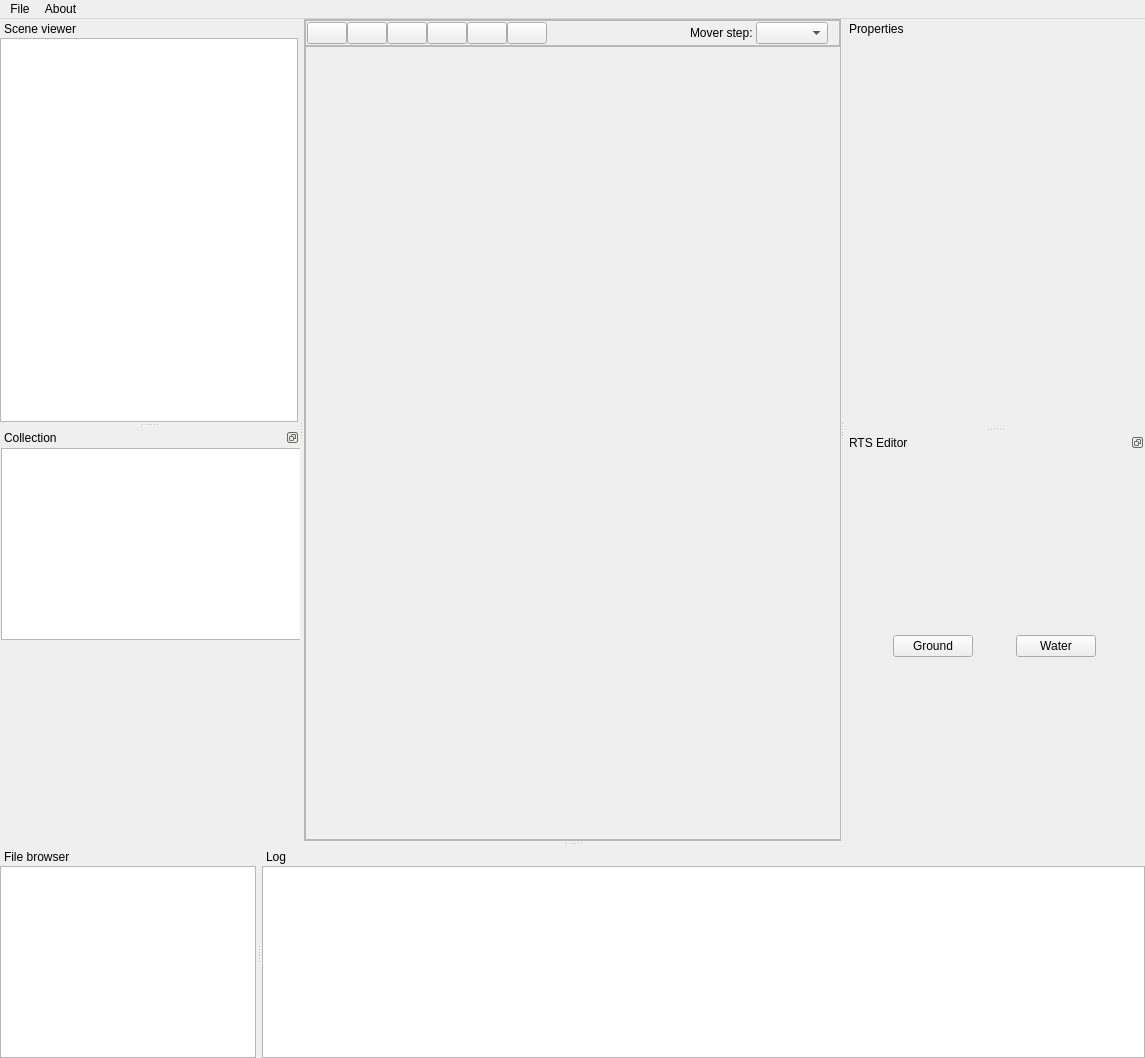
<?xml version="1.0" encoding="UTF-8"?>
<ui version="4.0">
 <class>EditorUIFrameClass</class>
 <widget class="QMainWindow" name="EditorUIFrameClass">
  <property name="geometry">
   <rect>
    <x>0</x>
    <y>0</y>
    <width>1145</width>
    <height>1058</height>
   </rect>
  </property>
  <property name="minimumSize">
   <size>
    <width>640</width>
    <height>480</height>
   </size>
  </property>
  <property name="windowTitle">
   <string>Zenon Engine Editor</string>
  </property>
  <property name="documentMode">
   <bool>true</bool>
  </property>
  <widget class="QWidget" name="EditorWidget">
   <property name="sizePolicy">
    <sizepolicy hsizetype="Preferred" vsizetype="Preferred">
     <horstretch>0</horstretch>
     <verstretch>0</verstretch>
    </sizepolicy>
   </property>
   <property name="styleSheet">
    <string notr="true"/>
   </property>
   <layout class="QHBoxLayout" name="horizontalLayout_4">
    <property name="spacing">
     <number>0</number>
    </property>
    <property name="leftMargin">
     <number>0</number>
    </property>
    <property name="topMargin">
     <number>0</number>
    </property>
    <property name="rightMargin">
     <number>0</number>
    </property>
    <property name="bottomMargin">
     <number>0</number>
    </property>
    <item>
     <widget class="QFrame" name="frame">
      <property name="sizePolicy">
       <sizepolicy hsizetype="Preferred" vsizetype="Preferred">
        <horstretch>0</horstretch>
        <verstretch>0</verstretch>
       </sizepolicy>
      </property>
      <property name="frameShape">
       <enum>QFrame::StyledPanel</enum>
      </property>
      <property name="frameShadow">
       <enum>QFrame::Raised</enum>
      </property>
      <layout class="QGridLayout" name="gridLayout_2">
       <property name="leftMargin">
        <number>0</number>
       </property>
       <property name="topMargin">
        <number>0</number>
       </property>
       <property name="rightMargin">
        <number>0</number>
       </property>
       <property name="bottomMargin">
        <number>0</number>
       </property>
       <property name="spacing">
        <number>0</number>
       </property>
       <item row="0" column="0">
        <widget class="QFrame" name="frame_3">
         <property name="sizePolicy">
          <sizepolicy hsizetype="Preferred" vsizetype="Maximum">
           <horstretch>0</horstretch>
           <verstretch>0</verstretch>
          </sizepolicy>
         </property>
         <property name="frameShape">
          <enum>QFrame::StyledPanel</enum>
         </property>
         <property name="frameShadow">
          <enum>QFrame::Raised</enum>
         </property>
         <layout class="QHBoxLayout" name="horizontalLayout_6">
          <property name="spacing">
           <number>0</number>
          </property>
          <property name="leftMargin">
           <number>1</number>
          </property>
          <property name="topMargin">
           <number>1</number>
          </property>
          <property name="rightMargin">
           <number>1</number>
          </property>
          <property name="bottomMargin">
           <number>1</number>
          </property>
          <item>
           <widget class="QPushButton" name="editorToolSelectorBtn">
            <property name="text">
             <string/>
            </property>
            <property name="icon">
             <iconset resource="EditorUIFrame.qrc">
              <normaloff>:/MainEditor/Resources/Icons/select.png</normaloff>:/MainEditor/Resources/Icons/select.png</iconset>
            </property>
            <property name="iconSize">
             <size>
              <width>32</width>
              <height>32</height>
             </size>
            </property>
            <property name="checkable">
             <bool>true</bool>
            </property>
           </widget>
          </item>
          <item>
           <widget class="QPushButton" name="editorToolMoverBtn">
            <property name="text">
             <string/>
            </property>
            <property name="icon">
             <iconset resource="EditorUIFrame.qrc">
              <normaloff>:/MainEditor/Resources/Icons/translate.png</normaloff>:/MainEditor/Resources/Icons/translate.png</iconset>
            </property>
            <property name="iconSize">
             <size>
              <width>32</width>
              <height>32</height>
             </size>
            </property>
            <property name="checkable">
             <bool>true</bool>
            </property>
           </widget>
          </item>
          <item>
           <widget class="QPushButton" name="editorToolRotatorBtn">
            <property name="text">
             <string/>
            </property>
            <property name="icon">
             <iconset resource="EditorUIFrame.qrc">
              <normaloff>:/MainEditor/Resources/Icons/rotate.png</normaloff>:/MainEditor/Resources/Icons/rotate.png</iconset>
            </property>
            <property name="iconSize">
             <size>
              <width>32</width>
              <height>32</height>
             </size>
            </property>
            <property name="checkable">
             <bool>true</bool>
            </property>
           </widget>
          </item>
          <item>
           <widget class="QPushButton" name="editorToolScalerBtn">
            <property name="text">
             <string/>
            </property>
            <property name="icon">
             <iconset resource="EditorUIFrame.qrc">
              <normaloff>:/MainEditor/Resources/Icons/scale.png</normaloff>:/MainEditor/Resources/Icons/scale.png</iconset>
            </property>
            <property name="iconSize">
             <size>
              <width>32</width>
              <height>32</height>
             </size>
            </property>
            <property name="checkable">
             <bool>true</bool>
            </property>
           </widget>
          </item>
          <item>
           <widget class="QPushButton" name="editorToolMoverRTSBtn">
            <property name="text">
             <string/>
            </property>
            <property name="icon">
             <iconset resource="EditorUIFrame.qrc">
              <normaloff>:/MainEditor/Resources/Icons/translateRTS.png</normaloff>:/MainEditor/Resources/Icons/translateRTS.png</iconset>
            </property>
            <property name="iconSize">
             <size>
              <width>32</width>
              <height>32</height>
             </size>
            </property>
            <property name="checkable">
             <bool>true</bool>
            </property>
           </widget>
          </item>
          <item>
           <widget class="QPushButton" name="editorToolRotatorRTSBtn">
            <property name="text">
             <string/>
            </property>
            <property name="icon">
             <iconset resource="EditorUIFrame.qrc">
              <normaloff>:/MainEditor/Resources/Icons/rotateRTS.png</normaloff>:/MainEditor/Resources/Icons/rotateRTS.png</iconset>
            </property>
            <property name="iconSize">
             <size>
              <width>32</width>
              <height>32</height>
             </size>
            </property>
            <property name="checkable">
             <bool>true</bool>
            </property>
           </widget>
          </item>
          <item>
           <spacer name="horizontalSpacer_6">
            <property name="orientation">
             <enum>Qt::Horizontal</enum>
            </property>
            <property name="sizeType">
             <enum>QSizePolicy::Expanding</enum>
            </property>
            <property name="sizeHint" stdset="0">
             <size>
              <width>10</width>
              <height>20</height>
             </size>
            </property>
           </spacer>
          </item>
          <item>
           <widget class="QLabel" name="label">
            <property name="text">
             <string>Mover step: </string>
            </property>
           </widget>
          </item>
          <item>
           <widget class="QComboBox" name="Editor3DFrame_MoverStep">
            <property name="maxCount">
             <number>10</number>
            </property>
           </widget>
          </item>
          <item>
           <spacer name="horizontalSpacer_2">
            <property name="orientation">
             <enum>Qt::Horizontal</enum>
            </property>
            <property name="sizeType">
             <enum>QSizePolicy::Fixed</enum>
            </property>
            <property name="sizeHint" stdset="0">
             <size>
              <width>10</width>
              <height>20</height>
             </size>
            </property>
           </spacer>
          </item>
         </layout>
        </widget>
       </item>
       <item row="1" column="0">
        <widget class="QFrame" name="frame_4">
         <property name="enabled">
          <bool>true</bool>
         </property>
         <property name="sizePolicy">
          <sizepolicy hsizetype="Maximum" vsizetype="Maximum">
           <horstretch>0</horstretch>
           <verstretch>0</verstretch>
          </sizepolicy>
         </property>
         <property name="minimumSize">
          <size>
           <width>1024</width>
           <height>768</height>
          </size>
         </property>
         <property name="maximumSize">
          <size>
           <width>2560</width>
           <height>1440</height>
          </size>
         </property>
         <property name="frameShape">
          <enum>QFrame::StyledPanel</enum>
         </property>
         <property name="frameShadow">
          <enum>QFrame::Raised</enum>
         </property>
         <layout class="QVBoxLayout" name="verticalLayout" stretch="0">
          <property name="spacing">
           <number>0</number>
          </property>
          <property name="leftMargin">
           <number>1</number>
          </property>
          <property name="topMargin">
           <number>1</number>
          </property>
          <property name="rightMargin">
           <number>1</number>
          </property>
          <property name="bottomMargin">
           <number>1</number>
          </property>
          <item>
           <widget class="ZenonWindow3D" name="MainEditor3D" native="true">
            <property name="sizePolicy">
             <sizepolicy hsizetype="Maximum" vsizetype="Maximum">
              <horstretch>0</horstretch>
              <verstretch>0</verstretch>
             </sizepolicy>
            </property>
            <property name="minimumSize">
             <size>
              <width>600</width>
              <height>480</height>
             </size>
            </property>
            <property name="maximumSize">
             <size>
              <width>2560</width>
              <height>1440</height>
             </size>
            </property>
            <property name="mouseTracking">
             <bool>true</bool>
            </property>
            <property name="acceptDrops">
             <bool>true</bool>
            </property>
           </widget>
          </item>
         </layout>
        </widget>
       </item>
      </layout>
     </widget>
    </item>
   </layout>
  </widget>
  <widget class="QMenuBar" name="menuBar">
   <property name="geometry">
    <rect>
     <x>0</x>
     <y>0</y>
     <width>1145</width>
     <height>26</height>
    </rect>
   </property>
   <widget class="QMenu" name="menuFile">
    <property name="title">
     <string>File</string>
    </property>
    <addaction name="actionNew_Scene"/>
    <addaction name="actionOpen_Scene"/>
    <addaction name="actionSave_Scene"/>
    <addaction name="actionClose_Scene"/>
    <addaction name="separator"/>
    <addaction name="actionExit"/>
   </widget>
   <widget class="QMenu" name="menuAbout">
    <property name="title">
     <string>About</string>
    </property>
    <addaction name="actionAbout_ZenonEngine"/>
   </widget>
   <addaction name="menuFile"/>
   <addaction name="menuAbout"/>
  </widget>
  <widget class="QDockWidget" name="DockerProperties">
   <property name="sizePolicy">
    <sizepolicy hsizetype="Maximum" vsizetype="Maximum">
     <horstretch>0</horstretch>
     <verstretch>0</verstretch>
    </sizepolicy>
   </property>
   <property name="minimumSize">
    <size>
     <width>300</width>
     <height>226</height>
    </size>
   </property>
   <property name="autoFillBackground">
    <bool>false</bool>
   </property>
   <property name="features">
    <set>QDockWidget::DockWidgetMovable</set>
   </property>
   <property name="windowTitle">
    <string>Properties</string>
   </property>
   <attribute name="dockWidgetArea">
    <number>2</number>
   </attribute>
   <widget class="QWidget" name="DockerPropertiesContent">
    <layout class="QHBoxLayout" name="horizontalLayout_2">
     <property name="spacing">
      <number>0</number>
     </property>
     <property name="leftMargin">
      <number>0</number>
     </property>
     <property name="topMargin">
      <number>0</number>
     </property>
     <property name="rightMargin">
      <number>0</number>
     </property>
     <property name="bottomMargin">
      <number>0</number>
     </property>
     <item>
      <widget class="QtnPropertyWidget" name="PropertyEditor" native="true">
       <property name="sizePolicy">
        <sizepolicy hsizetype="Maximum" vsizetype="Maximum">
         <horstretch>0</horstretch>
         <verstretch>0</verstretch>
        </sizepolicy>
       </property>
       <property name="minimumSize">
        <size>
         <width>300</width>
         <height>200</height>
        </size>
       </property>
       <property name="maximumSize">
        <size>
         <width>1000</width>
         <height>1000</height>
        </size>
       </property>
      </widget>
     </item>
    </layout>
   </widget>
  </widget>
  <widget class="QDockWidget" name="DockerSceneTreeViewer">
   <property name="sizePolicy">
    <sizepolicy hsizetype="Maximum" vsizetype="Maximum">
     <horstretch>0</horstretch>
     <verstretch>0</verstretch>
    </sizepolicy>
   </property>
   <property name="minimumSize">
    <size>
     <width>250</width>
     <height>250</height>
    </size>
   </property>
   <property name="autoFillBackground">
    <bool>false</bool>
   </property>
   <property name="features">
    <set>QDockWidget::DockWidgetMovable</set>
   </property>
   <property name="windowTitle">
    <string>Scene viewer</string>
   </property>
   <attribute name="dockWidgetArea">
    <number>1</number>
   </attribute>
   <widget class="QWidget" name="DockerSceneTreeViewerContent">
    <property name="sizePolicy">
     <sizepolicy hsizetype="Preferred" vsizetype="Preferred">
      <horstretch>0</horstretch>
      <verstretch>0</verstretch>
     </sizepolicy>
    </property>
    <property name="styleSheet">
     <string notr="true"/>
    </property>
    <layout class="QHBoxLayout" name="horizontalLayout">
     <property name="spacing">
      <number>0</number>
     </property>
     <property name="leftMargin">
      <number>0</number>
     </property>
     <property name="topMargin">
      <number>0</number>
     </property>
     <property name="rightMargin">
      <number>0</number>
     </property>
     <property name="bottomMargin">
      <number>0</number>
     </property>
     <item>
      <widget class="ZenonTreeViewWidget" name="SceneViewer">
       <property name="enabled">
        <bool>true</bool>
       </property>
       <property name="sizePolicy">
        <sizepolicy hsizetype="Preferred" vsizetype="Preferred">
         <horstretch>0</horstretch>
         <verstretch>0</verstretch>
        </sizepolicy>
       </property>
       <property name="selectionMode">
        <enum>QAbstractItemView::ExtendedSelection</enum>
       </property>
       <property name="selectionBehavior">
        <enum>QAbstractItemView::SelectItems</enum>
       </property>
       <property name="verticalScrollMode">
        <enum>QAbstractItemView::ScrollPerPixel</enum>
       </property>
       <property name="indentation">
        <number>20</number>
       </property>
       <property name="rootIsDecorated">
        <bool>false</bool>
       </property>
       <attribute name="headerVisible">
        <bool>false</bool>
       </attribute>
      </widget>
     </item>
    </layout>
   </widget>
  </widget>
  <widget class="QDockWidget" name="DockerFileBrowser">
   <property name="sizePolicy">
    <sizepolicy hsizetype="Maximum" vsizetype="Maximum">
     <horstretch>0</horstretch>
     <verstretch>0</verstretch>
    </sizepolicy>
   </property>
   <property name="minimumSize">
    <size>
     <width>250</width>
     <height>113</height>
    </size>
   </property>
   <property name="features">
    <set>QDockWidget::DockWidgetMovable</set>
   </property>
   <property name="windowTitle">
    <string>File browser</string>
   </property>
   <attribute name="dockWidgetArea">
    <number>8</number>
   </attribute>
   <widget class="QWidget" name="DockerFileBrowserContent">
    <layout class="QHBoxLayout" name="horizontalLayout_5">
     <property name="spacing">
      <number>0</number>
     </property>
     <property name="leftMargin">
      <number>0</number>
     </property>
     <property name="topMargin">
      <number>0</number>
     </property>
     <property name="rightMargin">
      <number>0</number>
     </property>
     <property name="bottomMargin">
      <number>0</number>
     </property>
     <item>
      <widget class="QTreeView" name="FSTreeViewer"/>
     </item>
    </layout>
   </widget>
  </widget>
  <widget class="QDockWidget" name="DockerLogViewer">
   <property name="minimumSize">
    <size>
     <width>250</width>
     <height>100</height>
    </size>
   </property>
   <property name="features">
    <set>QDockWidget::DockWidgetMovable</set>
   </property>
   <property name="allowedAreas">
    <set>Qt::BottomDockWidgetArea</set>
   </property>
   <property name="windowTitle">
    <string>Log</string>
   </property>
   <attribute name="dockWidgetArea">
    <number>8</number>
   </attribute>
   <widget class="QWidget" name="DockerLogContent">
    <layout class="QHBoxLayout" name="horizontalLayout_7">
     <property name="spacing">
      <number>5</number>
     </property>
     <property name="leftMargin">
      <number>0</number>
     </property>
     <property name="topMargin">
      <number>0</number>
     </property>
     <property name="rightMargin">
      <number>0</number>
     </property>
     <property name="bottomMargin">
      <number>0</number>
     </property>
     <item>
      <widget class="ZenonLogViewer" name="LogViewer">
       <property name="font">
        <font>
         <family>Courier New</family>
         <pointsize>10</pointsize>
        </font>
       </property>
       <property name="undoRedoEnabled">
        <bool>false</bool>
       </property>
       <property name="readOnly">
        <bool>true</bool>
       </property>
       <property name="plainText">
        <string/>
       </property>
      </widget>
     </item>
    </layout>
   </widget>
  </widget>
  <widget class="QDockWidget" name="DockerCollection">
   <property name="sizePolicy">
    <sizepolicy hsizetype="Maximum" vsizetype="Maximum">
     <horstretch>0</horstretch>
     <verstretch>0</verstretch>
    </sizepolicy>
   </property>
   <property name="minimumSize">
    <size>
     <width>250</width>
     <height>300</height>
    </size>
   </property>
   <property name="features">
    <set>QDockWidget::DockWidgetFloatable|QDockWidget::DockWidgetMovable</set>
   </property>
   <property name="windowTitle">
    <string>Collection</string>
   </property>
   <attribute name="dockWidgetArea">
    <number>1</number>
   </attribute>
   <widget class="QWidget" name="DockerCollectionContent">
    <property name="minimumSize">
     <size>
      <width>300</width>
      <height>350</height>
     </size>
    </property>
    <property name="maximumSize">
     <size>
      <width>400</width>
      <height>3000</height>
     </size>
    </property>
    <layout class="QVBoxLayout" name="verticalLayout_2">
     <property name="spacing">
      <number>0</number>
     </property>
     <property name="leftMargin">
      <number>1</number>
     </property>
     <property name="topMargin">
      <number>1</number>
     </property>
     <property name="rightMargin">
      <number>1</number>
     </property>
     <property name="bottomMargin">
      <number>1</number>
     </property>
     <item>
      <widget class="ZenonTreeViewWidget" name="CollectionViewer">
       <property name="sizePolicy">
        <sizepolicy hsizetype="Minimum" vsizetype="Minimum">
         <horstretch>0</horstretch>
         <verstretch>0</verstretch>
        </sizepolicy>
       </property>
       <property name="minimumSize">
        <size>
         <width>300</width>
         <height>150</height>
        </size>
       </property>
       <property name="maximumSize">
        <size>
         <width>400</width>
         <height>2600</height>
        </size>
       </property>
       <property name="acceptDrops">
        <bool>false</bool>
       </property>
       <property name="dragEnabled">
        <bool>false</bool>
       </property>
       <property name="selectionMode">
        <enum>QAbstractItemView::SingleSelection</enum>
       </property>
       <property name="selectionBehavior">
        <enum>QAbstractItemView::SelectItems</enum>
       </property>
       <property name="verticalScrollMode">
        <enum>QAbstractItemView::ScrollPerPixel</enum>
       </property>
       <property name="horizontalScrollMode">
        <enum>QAbstractItemView::ScrollPerPixel</enum>
       </property>
       <property name="rootIsDecorated">
        <bool>false</bool>
       </property>
       <property name="itemsExpandable">
        <bool>false</bool>
       </property>
       <attribute name="headerVisible">
        <bool>false</bool>
       </attribute>
      </widget>
     </item>
     <item>
      <widget class="ZenonWindowMinimal3DWidget" name="ModelPreview" native="true">
       <property name="sizePolicy">
        <sizepolicy hsizetype="Minimum" vsizetype="Minimum">
         <horstretch>0</horstretch>
         <verstretch>0</verstretch>
        </sizepolicy>
       </property>
       <property name="minimumSize">
        <size>
         <width>300</width>
         <height>200</height>
        </size>
       </property>
       <property name="maximumSize">
        <size>
         <width>400</width>
         <height>400</height>
        </size>
       </property>
      </widget>
     </item>
    </layout>
   </widget>
  </widget>
  <widget class="QDockWidget" name="DockerRTSEditor">
   <property name="sizePolicy">
    <sizepolicy hsizetype="Maximum" vsizetype="Maximum">
     <horstretch>0</horstretch>
     <verstretch>0</verstretch>
    </sizepolicy>
   </property>
   <property name="features">
    <set>QDockWidget::DockWidgetFloatable|QDockWidget::DockWidgetMovable</set>
   </property>
   <property name="windowTitle">
    <string>RTS Editor</string>
   </property>
   <attribute name="dockWidgetArea">
    <number>2</number>
   </attribute>
   <widget class="QWidget" name="DockerRTSEditorContents">
    <layout class="QGridLayout" name="gridLayout_3">
     <item row="1" column="0">
      <widget class="QPushButton" name="RTSEditor_GroundBtn">
       <property name="sizePolicy">
        <sizepolicy hsizetype="Fixed" vsizetype="Fixed">
         <horstretch>0</horstretch>
         <verstretch>0</verstretch>
        </sizepolicy>
       </property>
       <property name="text">
        <string>Ground</string>
       </property>
      </widget>
     </item>
     <item row="1" column="1">
      <widget class="QPushButton" name="RTSEditor_WaterBtn">
       <property name="sizePolicy">
        <sizepolicy hsizetype="Fixed" vsizetype="Fixed">
         <horstretch>0</horstretch>
         <verstretch>0</verstretch>
        </sizepolicy>
       </property>
       <property name="text">
        <string>Water</string>
       </property>
      </widget>
     </item>
    </layout>
   </widget>
  </widget>
  <action name="actionNew_Scene">
   <property name="text">
    <string>New Scene</string>
   </property>
  </action>
  <action name="actionOpen_Scene">
   <property name="text">
    <string>Open Scene</string>
   </property>
  </action>
  <action name="actionSave_Scene">
   <property name="text">
    <string>Save Scene</string>
   </property>
  </action>
  <action name="actionClose_Scene">
   <property name="text">
    <string>Close Scene</string>
   </property>
  </action>
  <action name="actionExit">
   <property name="text">
    <string>Exit</string>
   </property>
  </action>
  <action name="actionAbout_ZenonEngine">
   <property name="text">
    <string>About ZenonEngine</string>
   </property>
  </action>
 </widget>
 <layoutdefault spacing="6" margin="11"/>
 <customwidgets>
  <customwidget>
   <class>ZenonWindow3D</class>
   <extends>QWidget</extends>
   <header location="global">_widgetZenonWindow3D.h</header>
   <container>1</container>
  </customwidget>
  
  <customwidget>
   <class>QtnPropertyWidget</class>
   <extends>QWidget</extends>
   <header location="global">_widgetPropertyEditor.h</header>
   <container>1</container>
  </customwidget>
    
  <customwidget>
   <class>ZenonLogViewer</class>
   <extends>QPlainTextEdit</extends>
   <header location="global">_widgetZenonLogViewer.h</header>
  </customwidget>

  <customwidget>
   <class>ZenonWindowMinimal3DWidget</class>
   <extends>QWidget</extends>
   <header location="global">_widgetZenonWindowMinimal3D.h</header>
   <container>1</container>
  </customwidget>
  
  <customwidget>
   <class>ZenonTreeViewWidget</class>
   <extends>QTreeView</extends>
   <header location="global">_widgetZenonTreeView.h</header>
  </customwidget>
  
 </customwidgets>
 <resources>
  <include location="EditorUIFrame.qrc"/>
 </resources>
 <connections/>
</ui>
